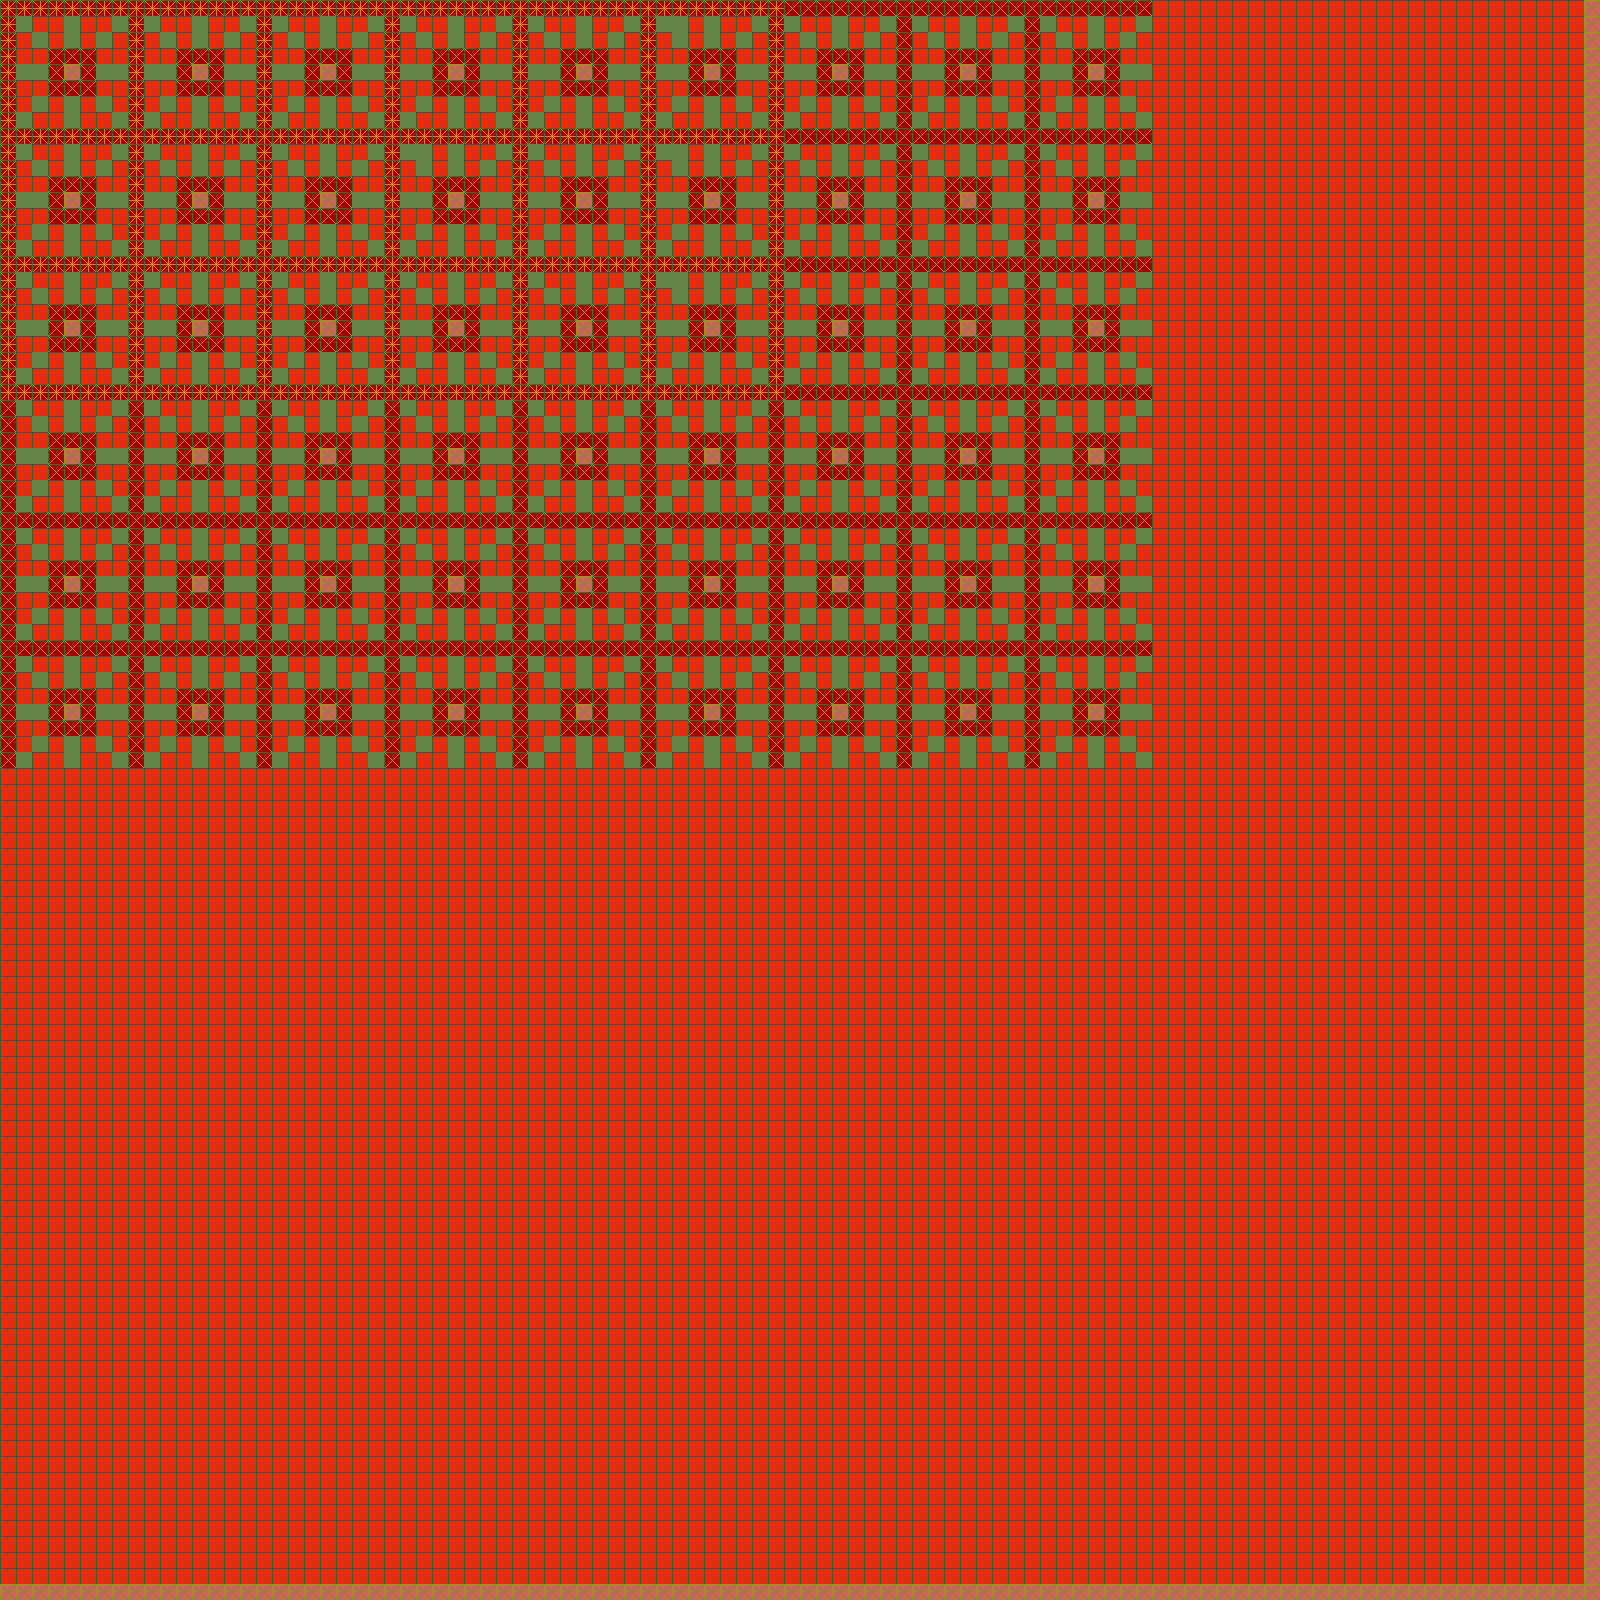

This game map was drawn from its Tiled (.tmx) file and the tilesets committed beside it. A one-line description and the trimmed map source follow:
An orthogonal 100x100 tile map with 16x16 px tiles, 1 tile layer (Kachelebene 1).

<map version="1.0" orientation="orthogonal" renderorder="right-down" width="100" height="100" tilewidth="16" tileheight="16" nextobjectid="1">
 <tileset firstgid="1" name="Tiles" tilewidth="16" tileheight="16" tilecount="8" columns="1">
  <image source="tilemap.gif" width="16" height="128" />
 </tileset>
 <layer name="Kachelebene 1" width="100" height="100">
  <data>[10000 cells, 10000 non-empty, 5 distinct tile ids]</data>
 </layer>
</map>